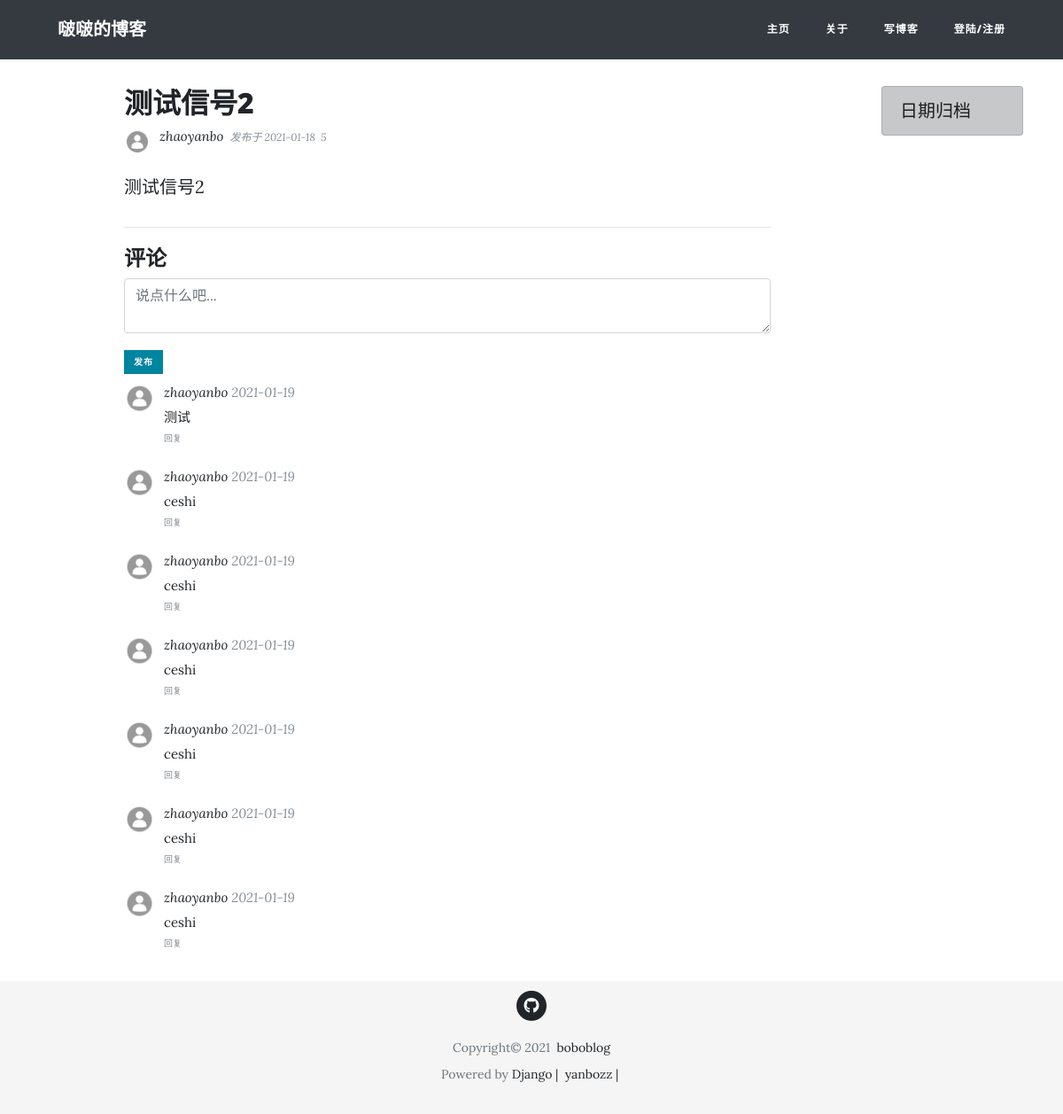
/post/61/, run on the app's committed database.
### blog/models.py (models this page shows, shortened)
class Post(models.Model):
    title = models.CharField(max_length=50)
    pub_date = models.DateTimeField(default=timezone.now)
    content = RichTextField()
    author = models.ForeignKey(User, on_delete=models.CASCADE)
    view_count = GenericRelation(
        ViewCount,
        related_query_name='post',
        content_type_field='content_type',
        object_id_field='object_id'
    )
    @property
    def comments(self):
        qs = Comment.objects.filter_by_instance(self)
        return qs
    @property
    def get_content_type(self):
        content_type = ContentType.objects.get_for_model(self.__class__)
        return content_type
    @property
    def get_view_count(self):
        if self.view_count.first():
            return self.view_count.first().count
        return 0

### users/models.py (models this page shows, shortened)
class Profile(models.Model):
    user = models.OneToOneField(User, on_delete=models.CASCADE)
    profile_pic = models.ImageField(default='default.jpg', upload_to='media/profile_pics')

### viewcount/models.py (models this page shows, shortened)
class ViewCount(models.Model):
    count = models.IntegerField(default=0)
    content_type = models.ForeignKey(ContentType, on_delete=models.CASCADE)
    object_id = models.PositiveIntegerField()
    content_object = GenericForeignKey('content_type', 'object_id')

### comments/models.py (models this page shows, shortened)
class Comment(models.Model):
    user = models.ForeignKey(User, on_delete=models.CASCADE)
    content_type = models.ForeignKey(ContentType, on_delete=models.CASCADE)
    object_id = models.PositiveIntegerField()
    content_object = GenericForeignKey('content_type', 'object_id')
    parent = models.ForeignKey("self", null=True, blank=True, on_delete=models.CASCADE)
    root = models.ForeignKey("self", related_name='root_comment', null=True,
                             blank=True, on_delete=models.CASCADE)
    created = models.DateTimeField(default=timezone.now)
    content = models.TextField()
    objects = CommentManager()
    class Meta:
        ordering = ['-created']
    def children(self):
        return Comment.objects.filter(root=self)

### blog/views.py (the view, shortened to what this page needs)
# urls.py: path('post/<int:pk>/', PostDetailView.as_view(), name='post-detail'),
class PostDetailView(FormMixin, DetailView):
    model = Post
    template_name = 'blog/post_detail.html'
    form_class = CommentForm
    def get(self, request, *args, **kwargs):
        self.object = self.get_object()
        response = super().get(request, *args, **kwargs)
        if not request.COOKIES.get('blog_%s_viewed' % self.object.pk):
            views = ViewCount.objects.filter(post=self.object).first()
            if not views:
                views = ViewCount.objects.create(
                    content_type=self.object.get_content_type,
                    object_id=self.object.pk
                )
            views.count += 1
            views.save()
            response.set_cookie('blog_%s_viewed' % self.object.pk, 'true',)
        return response
    def get_context_data(self, **kwargs):
        comment_form = self.get_form()
        self.object = self.get_object()
        context = super().get_context_data(**kwargs)
        comments = self.object.comments
        context['comments'] = comments
        context['comment_form'] = comment_form
        context['comment_form'].fields['content_type'].initial = self.object.get_content_type
        context['comment_form'].fields['object_id'].initial = self.object.pk
        return context

### comments/forms.py
class CommentForm(forms.ModelForm):
    parent_id = forms.IntegerField(widget=forms.HiddenInput, required=False)
    root_id = forms.IntegerField(widget=forms.HiddenInput, required=False)
    class Meta:
        model = Comment
        fields = ['content_type', 'object_id', 'content']
        widgets = {
            'content_type': forms.HiddenInput,
            'object_id': forms.HiddenInput,
            'content': forms.Textarea(attrs={'placeholder': '说点什么吧...', 'class': '', 'rows': '2', 'maxlength': '500',
                                             }),
        }
        labels = {
            'content': "",
        }

### comments/models.py (called while the page is built)
    def filter_by_instance(self, instance):
        obj_id = instance.id
        content_type = ContentType.objects.get_for_model(instance.__class__)
        qs = super(CommentManager, self).filter(
            content_type=content_type, object_id=obj_id).filter(parent=None)
        return qs

### blog/templates/blog/post_detail.html (shortened to what this page needs)
{% extends "blog/base.html" %}
{% block content %}
<div class="col-lg-8 col-md-10 mx-auto">
  <div class="post-preview">
      <h2 class="post-title">
        {{ object.title }}
      </h2>
  </div>
  <div class="post-preview">
    <div class="author-thumbnail">
      <img class="rounded-circle author-img" src="{{ post.author.profile.profile_pic.url }}">
    </div>
    <div class="post-meta">
      <a href="">{{ object.author }}&nbsp;</a>
      发布于 {{ object.pub_date|date:"Y-m-d" }}&nbsp;
       {{ post.get_view_count }}&nbsp;
    </div>
  </div>
  <div class="">
    <p>{{ object.content|safe }}</p>
  </div>
  <hr>
  {% include "comments/comment_list.html" %}
</div>
{% endblock content %}

### comments/templates/comments/comment_list.html (shortened to what this page needs)
<div class="comment-container">
  <h4>评论</h4>
  {% include "comments/comment_form.html" %}
  {% for comment in comments %}
    <div id="div-comment-{{ comment.pk }}" class="comment-cell">
      <div class="author-thumbnail">
        <img class="rounded-circle author-img" src="{{ comment.user.profile.profile_pic.url }}">
      </div>
      <div class="comment-box">
        <div class="comment-meta">
          <a href="">{{ comment.user }}</a>
          {{ comment.created|date:"Y-m-d" }}
        </div>
        <div class="comment-content">
            {{ comment.content }}
        </div>
        <div class="comment-info">
          <a href="#" class="reply-btn" onclick="do_reply({{ comment.pk }},{{ comment.pk }},'{{ comment.user.username }}',event)">回复</a>
        </div>
      </div>
    </div>
  {% endfor %}
</div>

### blog/static/blog/css/clean-blog.css (style rules this page uses)
body { font-size: 20px; color: #212529; font-family: 'Lora', 'Times New Roman', serif; }
p { line-height: 1.5; margin: 30px 0; }
h1, h2, h3, h4, h5, h6 { font-weight: 800; font-family: 'Open Sans', 'Helvetica Neue', Helvetica, Arial, sans-serif; }
a { color: #212529; transition: all 0.2s; }
img { max-width: 100%; max-height: 100%; height: inherit !important; }
.post-preview>.post-meta { font-size: 12px; font-style: italic; margin-top: 0; margin-bottom: 5px; color: #868e96; }
.post-preview>.post-meta>a { font-size: 15px; text-decoration: none; color: #212529; }
.post-preview>.author-thumbnail { margin-right: 10px; float: left }
.post-preview>.author-thumbnail>.author-img { height: 30px; width: 30px; }
.comment-container { margin-top: 20px; margin-bottom: 20px; }
.comment-info { font-size: 10px; margin-top: 5px; margin-bottom: 5px; color: #868e96; }
.comment-info>a { color: #868e96; }
.comment-cell>.comment-box>.comment-meta { font-size: 15px; font-style: italic; margin-top: 0; margin-bottom: 5px; color: #868e96; }
.comment-cell>.comment-box>.comment-meta>a { text-decoration: none; color: #212529; }
.comment-cell>.author-thumbnail>.author-img { float: left; margin-right: 10px; margin-top: 10px; margin-bottom: 10px; height: 35px; width: 35px; }
.comment-cell>.comment-box { padding-bottom: 10px; padding-top: 10px; margin-left: 45px; }
.comment-cell>.comment-box>.comment-content { font-size: 15px }
.form-control { width: 100%; }

### blog/templates/blog/footer.html (style rules this page uses)
html { position: relative; min-height: 100%; }
body { font-size: 20px; color: #212529; font-family: 'Lora', 'Times New Roman', serif; align-items: center; margin-bottom: 150px; }

### data on the page
Post: title "测试信号2", author.profile.profile_pic (placeholder picture), author "zhaoyanbo", pub_date "2021-01-18", get_view_count "5", content "测试信号2"
Comment: user.profile.profile_pic (placeholder picture), user "zhaoyanbo", created "2021-01-19", content "测试"
Comment: user.profile.profile_pic (placeholder picture), user "zhaoyanbo", created "2021-01-19", content "ceshi"
Comment: user.profile.profile_pic (placeholder picture), user "zhaoyanbo", created "2021-01-19", content "ceshi"
Comment: user.profile.profile_pic (placeholder picture), user "zhaoyanbo", created "2021-01-19", content "ceshi"
Comment: user.profile.profile_pic (placeholder picture), user "zhaoyanbo", created "2021-01-19", content "ceshi"
Comment: user.profile.profile_pic (placeholder picture), user "zhaoyanbo", created "2021-01-19", content "ceshi"
Comment: user.profile.profile_pic (placeholder picture), user "zhaoyanbo", created "2021-01-19", content "ceshi"
